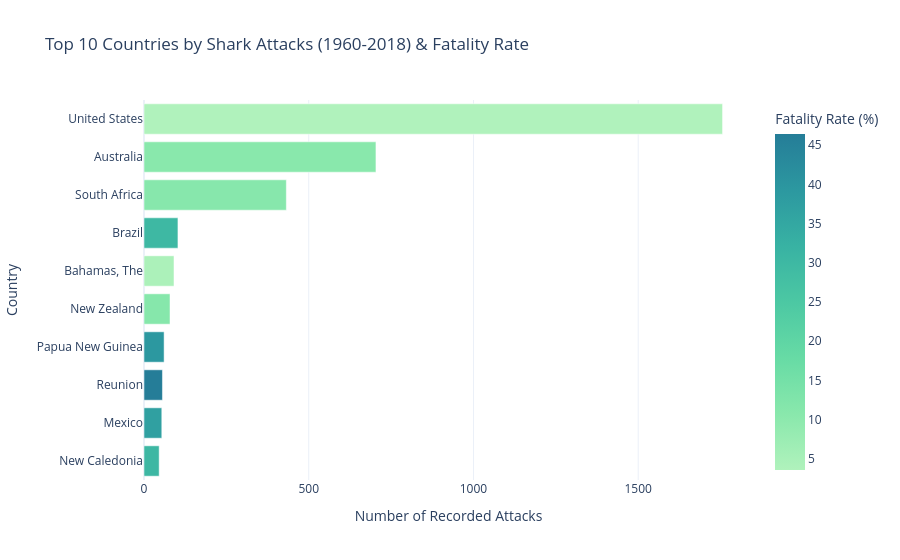
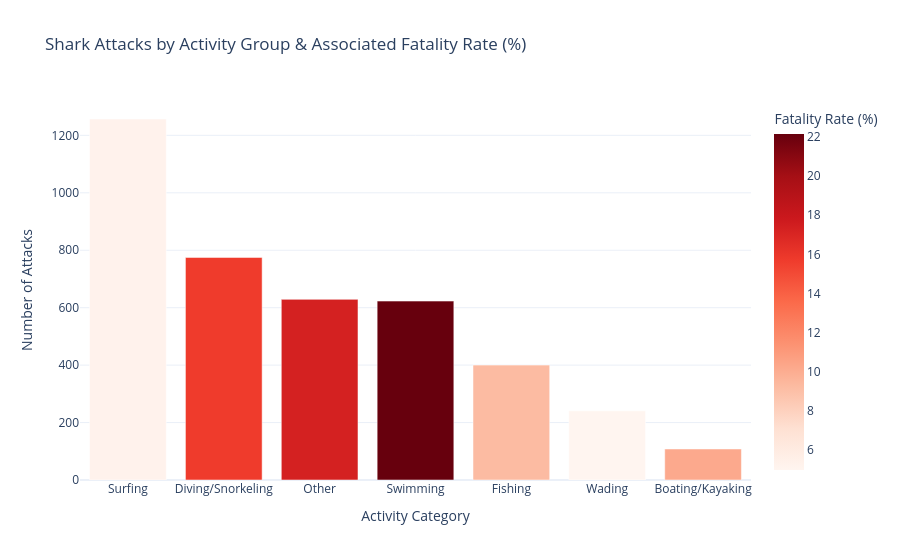
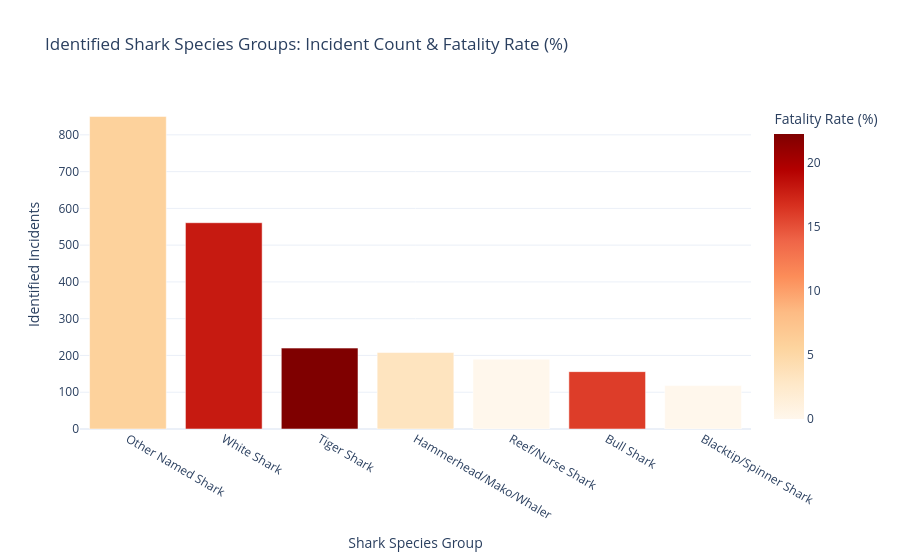
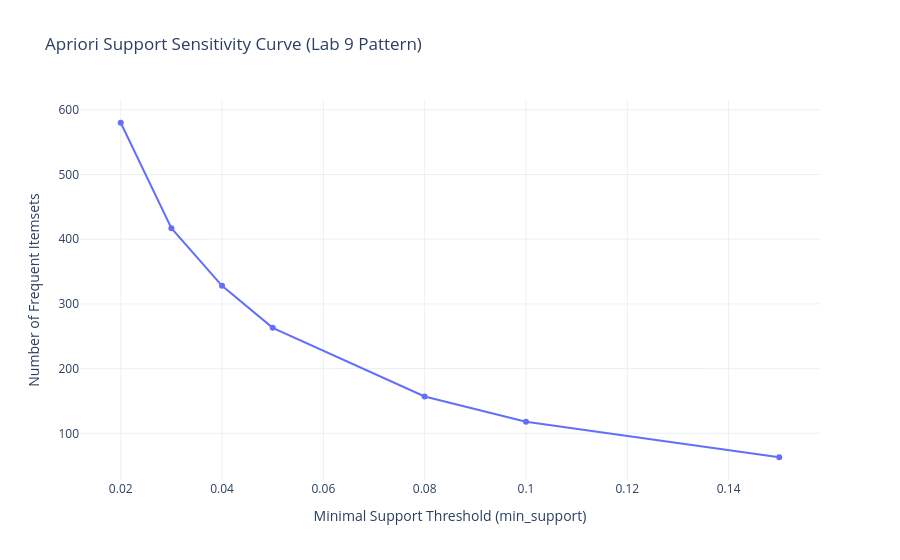

Here is the notebook cell these charts were saved with, in order:
### Markdown cell above
## Step 8: Main Execution Pipeline (`if __name__ == '__main__':`)

Calls all KDD stages sequentially, displays key tables and interactive Plotly visualizations, exports `Laurent_dashboard.html`, and builds the interactive Dash application.

### Code cell
# Main block (mandatory structure per Final_project.pdf page 4)
if __name__ == '__main__':
    # Cross-platform data directory resolution (works on Windows, macOS, Linux, and standalone DVLC)
    repo_data_dir = Path('..') / 'projet' / 'data'
    data_dir = repo_data_dir if repo_data_dir.exists() else Path('data')
    shark_path = data_dir / 'attacks.csv'
    tourism_path = data_dir / 'tourism_arrivals.csv'
    geo_path = data_dir / 'locations_geocoded.csv'
    shp_path = data_dir / 'countries_shp' / 'ne_110m_admin_0_countries.shp'

    raw_sharks = load_shark_data(shark_path)
    raw_tourism = load_tourism_data(tourism_path)
    shark_eda = summarize_dataset(raw_sharks, 'Global Shark Attack (Raw)')
    tourism_eda = summarize_dataset(raw_tourism, 'World Bank Tourism ST.INT.ARVL')
    print(f"Raw Sharks: {shark_eda['n_rows']} rows x {shark_eda['n_cols']} cols")
    print(f"Raw Tourism: {tourism_eda['n_rows']} rows x {tourism_eda['n_cols']} cols")

    clean_sharks = clean_shark_data(raw_sharks)
    merged_tourism = clean_and_merge_tourism(clean_sharks, raw_tourism)
    print(f'Cleaned Sharks (1960-2018): {len(clean_sharks)} records')
    print(f'Merged Tourism (1995-2018): {len(merged_tourism)} country-year rows across {merged_tourism["Country_clean"].nunique()} countries')

    # Step 2: Indicators construction (Queries 1-4 + Tourism Bonus)
    q1 = query_grouping_analysis(clean_sharks, top_n=10)
    display(q1['top_countries'].head(5))
    display(q1['activity_stats'])
    display(q1['species_stats'].head(6))
    q1['fig_countries'].show()
    q1['fig_activities'].show()
    q1['fig_species'].show()

    q2 = query_frequent_patterns(clean_sharks, min_support=0.03, min_lift=1.05)
    print(f"Apriori: {len(q2['frequent_itemsets'])} frequent itemsets, {len(q2['rules'])} rules")
    display(q2['rules'][['antecedents_str', 'consequents_str', 'support', 'confidence', 'lift']].head(8))
    q2['fig_sensitivity'].show()
    q2['fig_rules'].show()

    q3 = query_temporal_forecast(clean_sharks, forecast_years=5)
    display(q3['forecast_df'].tail(5))
    q3['fig_seasonality'].show()
    q3['fig_forecast'].show()
    q3['fig_components'].show()

    geo_coords = geocode_coastal_areas(clean_sharks, cache_path=geo_path)
    q4 = query_spatial_clustering(clean_sharks, geo_coords, shp_path=shp_path, n_clusters=6)
    print(f"Spatial coverage: {q4['coverage_pct']}% | GeoPandas sjoin matches: {q4['sjoin_matched']}")
    display(q4['cluster_summary'])
    q4['fig_map'].show()
    q4['fig_optics_map'].show()

    bonus = query_tourism_enrichment(merged_tourism)
    print(f"Tourism Pearson r = {bonus['pearson_corr']:.4f} (p = {bonus['pearson_pval']:.4e}) | Spearman rho = {bonus['spearman_corr']:.4f}")
    display(bonus['country_comparison'])
    bonus['fig_comparison'].show()
    bonus['fig_dual_axis'].show()

    # Step 3: Build interactive Dash dashboard & export offline HTML proof
    dashboard_figures = {
        'fig_countries': q1['fig_countries'],
        'fig_activities': q1['fig_activities'],
        'fig_species': q1['fig_species'],
        'fig_sensitivity': q2['fig_sensitivity'],
        'fig_rules': q2['fig_rules'],
        'fig_seasonality': q3['fig_seasonality'],
        'fig_forecast': q3['fig_forecast'],
        'fig_components': q3['fig_components'],
        'fig_map': q4['fig_map'],
        'fig_optics_map': q4['fig_optics_map'],
        'fig_comparison': bonus['fig_comparison'],
        'fig_dual_axis': bonus['fig_dual_axis'],
    }
    live_kpis = compute_dashboard_kpis(clean_sharks, bonus)
    export_dashboard_html(dashboard_figures, live_kpis, 'Laurent_dashboard.html')
    app = create_dash_app(dashboard_figures, live_kpis, clean_sharks=clean_sharks, geo_df=q4['geo_df'])
    print('Exported Laurent_dashboard.html and initialized Dash app successfully.')
    print('To launch the live server during the demo, uncomment: app.run(debug=False, port=8050)')
    # app.run(debug=False, port=8050)

### Figure 1 — Plotly figure (JSON) as saved in the notebook; plotly's stock layout.template omitted (floating-point values rounded to 4 significant figures)
{"data": [{"hovertemplate": "Number of Recorded Attacks=%{x}<br>Country=%{y}<br>Fatality Rate (%)=%{marker.color}<extra></extra>", "legendgroup": "", "marker": {"color": [3.59, 10.8, 11.11, 30.1, 4.4, 11.39, 39.34, 46.43, 37.04, 30.43], "coloraxis": "coloraxis", "pattern": {"shape": ""}}, "name": "", "orientation": "h", "showlegend": false, "textposition": "auto", "type": "bar", "x": [1756, 704, 432, 103, 91, 79, 61, 56, 54, 46], "xaxis": "x", "y": ["United States", "Australia", "South Africa", "Brazil", "Bahamas, The", "New Zealand", "Papua New Guinea", "Reunion", "Mexico", "New Caledonia"], "yaxis": "y"}], "layout": {"barmode": "relative", "coloraxis": {"autocolorscale": false, "colorbar": {"title": {"text": "Fatality Rate (%)"}}, "colorscale": [[0.0, "rgb(176, 242, 188)"], [0.1667, "rgb(137, 232, 172)"], [0.3333, "rgb(103, 219, 165)"], [0.5, "rgb(76, 200, 163)"], [0.6667, "rgb(56, 178, 163)"], [0.8333, "rgb(44, 152, 160)"], [1.0, "rgb(37, 125, 152)"]]}, "legend": {"tracegroupgap": 0}, "title": {"text": "Top 10 Countries by Shark Attacks (1960-2018) & Fatality Rate"}, "xaxis": {"anchor": "y", "domain": [0.0, 1.0], "title": {"text": "Number of Recorded Attacks"}}, "yaxis": {"anchor": "x", "autorange": "reversed", "domain": [0.0, 1.0], "title": {"text": "Country"}}}}

### Figure 2 — Plotly figure (JSON) as saved in the notebook; plotly's stock layout.template omitted (floating-point values rounded to 4 significant figures)
{"data": [{"hovertemplate": "Activity Category=%{x}<br>Number of Attacks=%{y}<br>Fatality Rate (%)=%{marker.color}<extra></extra>", "legendgroup": "", "marker": {"color": [5.25, 15.74, 17.33, 22.15, 9.25, 4.98, 10.19], "coloraxis": "coloraxis", "pattern": {"shape": ""}}, "name": "", "orientation": "v", "showlegend": false, "textposition": "auto", "type": "bar", "x": ["Surfing", "Diving/Snorkeling", "Other", "Swimming", "Fishing", "Wading", "Boating/Kayaking"], "xaxis": "x", "y": [1257, 775, 629, 623, 400, 241, 108], "yaxis": "y"}], "layout": {"barmode": "relative", "coloraxis": {"autocolorscale": false, "colorbar": {"title": {"text": "Fatality Rate (%)"}}, "colorscale": [[0.0, "rgb(255,245,240)"], [0.125, "rgb(254,224,210)"], [0.25, "rgb(252,187,161)"], [0.375, "rgb(252,146,114)"], [0.5, "rgb(251,106,74)"], [0.625, "rgb(239,59,44)"], [0.75, "rgb(203,24,29)"], [0.875, "rgb(165,15,21)"], [1.0, "rgb(103,0,13)"]]}, "legend": {"tracegroupgap": 0}, "title": {"text": "Shark Attacks by Activity Group & Associated Fatality Rate (%)"}, "xaxis": {"anchor": "y", "domain": [0.0, 1.0], "title": {"text": "Activity Category"}}, "yaxis": {"anchor": "x", "domain": [0.0, 1.0], "title": {"text": "Number of Attacks"}}}}

### Figure 3 — Plotly figure (JSON) as saved in the notebook; plotly's stock layout.template omitted (floating-point values rounded to 4 significant figures)
{"data": [{"hovertemplate": "Shark Species Group=%{x}<br>Identified Incidents=%{y}<br>Fatality Rate (%)=%{marker.color}<extra></extra>", "legendgroup": "", "marker": {"color": [5.76, 18.0, 22.27, 3.37, 0.0, 16.03, 0.0], "coloraxis": "coloraxis", "pattern": {"shape": ""}}, "name": "", "orientation": "v", "showlegend": false, "textposition": "auto", "type": "bar", "x": ["Other Named Shark", "White Shark", "Tiger Shark", "Hammerhead/Mako/Whaler", "Reef/Nurse Shark", "Bull Shark", "Blacktip/Spinner Shark"], "xaxis": "x", "y": [850, 561, 220, 208, 190, 156, 118], "yaxis": "y"}], "layout": {"barmode": "relative", "coloraxis": {"autocolorscale": false, "colorbar": {"title": {"text": "Fatality Rate (%)"}}, "colorscale": [[0.0, "rgb(255,247,236)"], [0.125, "rgb(254,232,200)"], [0.25, "rgb(253,212,158)"], [0.375, "rgb(253,187,132)"], [0.5, "rgb(252,141,89)"], [0.625, "rgb(239,101,72)"], [0.75, "rgb(215,48,31)"], [0.875, "rgb(179,0,0)"], [1.0, "rgb(127,0,0)"]]}, "legend": {"tracegroupgap": 0}, "title": {"text": "Identified Shark Species Groups: Incident Count & Fatality Rate (%)"}, "xaxis": {"anchor": "y", "domain": [0.0, 1.0], "title": {"text": "Shark Species Group"}}, "yaxis": {"anchor": "x", "domain": [0.0, 1.0], "title": {"text": "Identified Incidents"}}}}

### Figure 4 — Plotly figure (JSON) as saved in the notebook; plotly's stock layout.template omitted (floating-point values rounded to 4 significant figures)
{"data": [{"hovertemplate": "Minimal Support Threshold (min_support)=%{x}<br>Number of Frequent Itemsets=%{y}<extra></extra>", "legendgroup": "", "line": {"color": "#636efa", "dash": "solid"}, "marker": {"symbol": "circle"}, "mode": "lines+markers", "name": "", "orientation": "v", "showlegend": false, "type": "scatter", "x": [0.15, 0.1, 0.08, 0.05, 0.04, 0.03, 0.02], "xaxis": "x", "y": [63, 118, 157, 263, 328, 417, 580], "yaxis": "y"}], "layout": {"legend": {"tracegroupgap": 0}, "title": {"text": "Apriori Support Sensitivity Curve (Lab 9 Pattern)"}, "xaxis": {"anchor": "y", "domain": [0.0, 1.0], "title": {"text": "Minimal Support Threshold (min_support)"}}, "yaxis": {"anchor": "x", "domain": [0.0, 1.0], "title": {"text": "Number of Frequent Itemsets"}}}}
